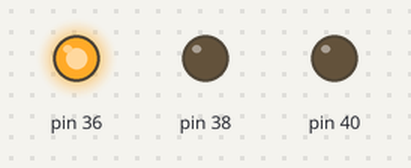
Recording of a program running on a simulated Raspberry Pi (header pin numbers). On the bench: output pins drawn as LEDs (lit = HIGH).

Above: at 0.5 s.
At 1.5 s:
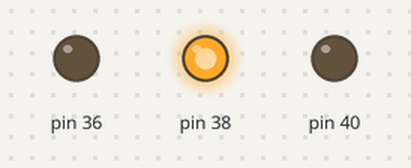
At 5.5 s:
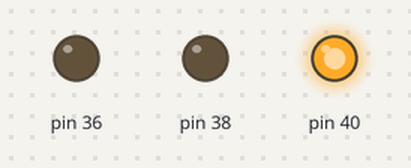
Timing chart, 0 to 6.9 s (numbered marks = the images above):
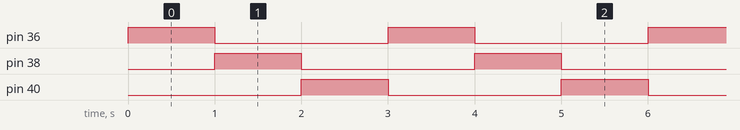

The program:

traffic_lights.py
```python
import RPi.GPIO as GPIO
import time
GPIO.setmode(GPIO.BOARD)
GPIO.setup(36, GPIO.OUT)
GPIO.setup(38, GPIO.OUT)
GPIO.setup(40, GPIO.OUT)
while (True):
    GPIO.output(36, GPIO.HIGH)
    GPIO.output(38, GPIO.LOW)
    GPIO.output(40, GPIO.LOW)
    time.sleep(1)
    GPIO.output(36, GPIO.LOW)
    GPIO.output(38, GPIO.HIGH)
    GPIO.output(40, GPIO.LOW)
    time.sleep(1)
    GPIO.output(36, GPIO.LOW)
    GPIO.output(38, GPIO.LOW)
    GPIO.output(40, GPIO.HIGH)
    time.sleep(1)
```

Measured:
- by itself, pin 36, pin 38, pin 40: alternates HIGH for 1.0 s and LOW for 2.0 s
- by itself, everything shown: repeats every 3.0 s, in 3 steps
